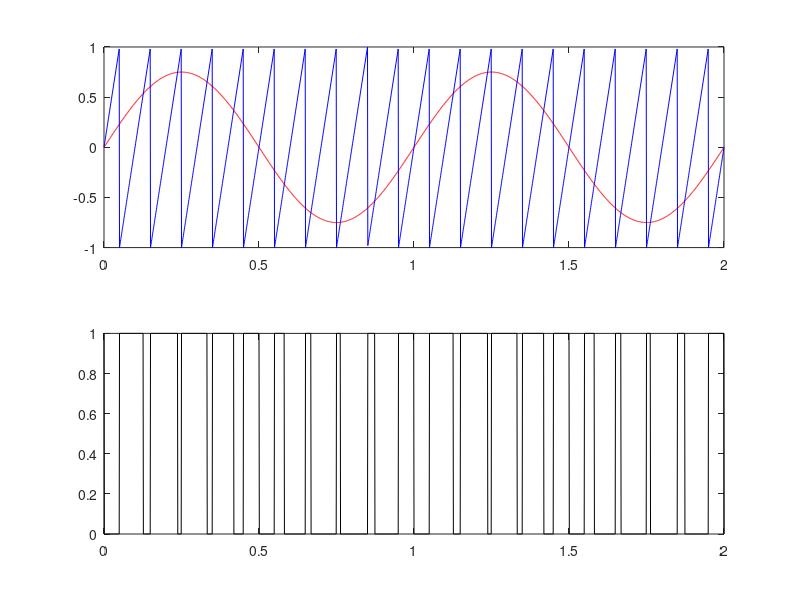

MATLAB code to generate this figure:
clc;clear all;close all;
t=0:0.001:2
s=sawtooth(20*pi*t+pi);
m=0.75*sin(2*pi*1*t)
n=length(s);
for i=1:n
    if(m(i)>=s(i))
        pwm(i)=1;
    elseif(m(i)<=s(i))
            pwm(i)=0;
        end
    end
    subplot(211);plot(t,m,'-r',t,s,'-b');%axis([0 2 -1.5 1.5]);
    subplot(212)
    plot(t,pwm,'-k')
    %axis([0 2 -0.5 1.5])